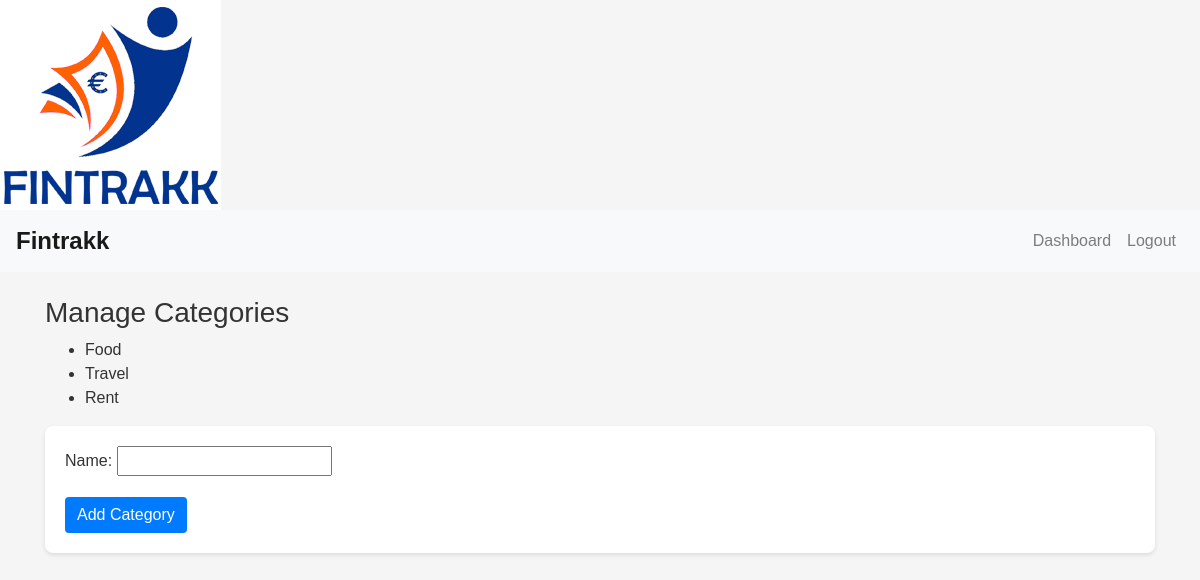
/manage_categories/ (signed in), run on the app's committed database.
### finance/models.py (models this page shows, shortened)
class Category(models.Model):
    user = models.ForeignKey(User, on_delete=models.CASCADE)
    name = models.CharField(max_length=100)

### finance/views.py (the view)
# urls.py: path('manage_categories/', views.manage_categories, name='manage_categories'),
@login_required
def manage_categories(request):
    categories = Category.objects.filter(user=request.user)
    if request.method == 'POST':
        form = CategoryForm(request.POST)
        if form.is_valid():
            category = form.save(commit=False)
            category.user = request.user
            category.save()
            return redirect('manage_categories')
    else:
        form = CategoryForm()
    return render(request, 'finance/manage_categories.html', {'categories': categories, 'form': form})

### finance/forms.py
class CategoryForm(forms.ModelForm):
    class Meta:
        model = Category
        fields = ['name']

### templates/finance/manage_categories.html (shortened to what this page needs)
{% extends 'base.html' %}
{% load static %}
{% block content %}
<h3>Manage Categories</h3>
<ul>
    {% for category in categories %}
    <li>{{ category.name }}</li>
    {% endfor %}
</ul>
<form method="POST">
    {{ form.as_p }}
    <button type="submit" class="btn btn-primary">Add Category</button>
</form>
{% endblock %}

### finance/static/css/style.css (style rules this page uses)
body { font-family: 'Arial', sans-serif; background-color: #f5f5f5; color: #333; margin: 0; padding: 0; }
.btn-primary { background-color: #007bff; border: none; }
form { background-color: white; padding: 20px; border-radius: 8px; box-shadow: 0 2px 4px rgba(0, 0, 0, 0.1); }

### data on the page
Category: name "Food"
Category: name "Travel"
Category: name "Rent"
